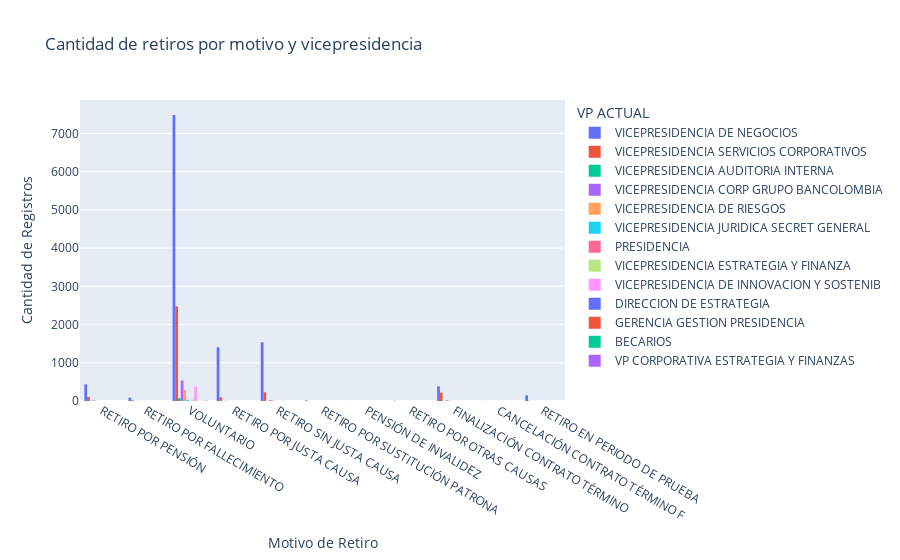

The notebook cell this image was saved under:
### Code cell
#otro tipo de grafico para evidenciar la cantidad de retiros por motivo y vicepresidencia
fig = px.histogram(retiros, x='MOTIVO_RETIRO', color='VP ACTUAL', title='Cantidad de retiros por motivo y vicepresidencia')
fig.update_layout(barmode='group', xaxis_title='Motivo de Retiro', yaxis_title='Cantidad de Registros')
fig.show()

### Figure 1 — Plotly figure (JSON) as saved in the notebook; plotly's stock layout.template omitted (floating-point values rounded to 4 significant figures; data arrays with more than 128 entries replaced by an {"elided": "..."} marker saying what was removed)
{"data": [{"bingroup": "x", "hovertemplate": "VP ACTUAL=VICEPRESIDENCIA DE NEGOCIOS<br>MOTIVO_RETIRO=%{x}<br>count=%{y}<extra></extra>", "legendgroup": "VICEPRESIDENCIA DE NEGOCIOS", "marker": {"color": "#636efa", "pattern": {"shape": ""}}, "name": "VICEPRESIDENCIA DE NEGOCIOS", "orientation": "v", "showlegend": true, "type": "histogram", "x": {"elided": "11507 str values"}, "xaxis": "x", "yaxis": "y"}, {"bingroup": "x", "hovertemplate": "VP ACTUAL=VICEPRESIDENCIA SERVICIOS CORPORATIVOS<br>MOTIVO_RETIRO=%{x}<br>count=%{y}<extra></extra>", "legendgroup": "VICEPRESIDENCIA SERVICIOS CORPORATIVOS", "marker": {"color": "#EF553B", "pattern": {"shape": ""}}, "name": "VICEPRESIDENCIA SERVICIOS CORPORATIVOS", "orientation": "v", "showlegend": true, "type": "histogram", "x": {"elided": "3155 str values"}, "xaxis": "x", "yaxis": "y"}, {"bingroup": "x", "hovertemplate": "VP ACTUAL=VICEPRESIDENCIA AUDITORIA INTERNA<br>MOTIVO_RETIRO=%{x}<br>count=%{y}<extra></extra>", "legendgroup": "VICEPRESIDENCIA AUDITORIA INTERNA", "marker": {"color": "#00cc96", "pattern": {"shape": ""}}, "name": "VICEPRESIDENCIA AUDITORIA INTERNA", "orientation": "v", "showlegend": true, "type": "histogram", "x": ["RETIRO POR PENSIÓN", "RETIRO POR PENSIÓN", "VOLUNTARIO", "VOLUNTARIO", "VOLUNTARIO", "VOLUNTARIO", "VOLUNTARIO", "VOLUNTARIO", "VOLUNTARIO", "VOLUNTARIO", "VOLUNTARIO", "VOLUNTARIO", "VOLUNTARIO", "VOLUNTARIO", "VOLUNTARIO", "VOLUNTARIO", "RETIRO POR PENSIÓN", "VOLUNTARIO", "VOLUNTARIO", "VOLUNTARIO", "VOLUNTARIO", "VOLUNTARIO", "VOLUNTARIO", "VOLUNTARIO", "VOLUNTARIO", "VOLUNTARIO", "VOLUNTARIO", "VOLUNTARIO", "VOLUNTARIO", "VOLUNTARIO", "VOLUNTARIO", "VOLUNTARIO", "VOLUNTARIO", "RETIRO POR PENSIÓN", "VOLUNTARIO", "RETIRO POR PENSIÓN", "VOLUNTARIO", "VOLUNTARIO", "VOLUNTARIO", "VOLUNTARIO", "VOLUNTARIO", "VOLUNTARIO", "VOLUNTARIO", "VOLUNTARIO", "VOLUNTARIO", "VOLUNTARIO", "VOLUNTARIO", "VOLUNTARIO", "VOLUNTARIO", "VOLUNTARIO", "VOLUNTARIO", "VOLUNTARIO", "VOLUNTARIO", "VOLUNTARIO", "VOLUNTARIO", "VOLUNTARIO", "VOLUNTARIO", "VOLUNTARIO", "VOLUNTARIO", "VOLUNTARIO", "VOLUNTARIO", "VOLUNTARIO", "RETIRO POR PENSIÓN", "VOLUNTARIO", "VOLUNTARIO", "VOLUNTARIO", "VOLUNTARIO", "VOLUNTARIO", "VOLUNTARIO", "VOLUNTARIO", "VOLUNTARIO", "VOLUNTARIO", "VOLUNTARIO", "VOLUNTARIO", "VOLUNTARIO", "VOLUNTARIO", "VOLUNTARIO", "VOLUNTARIO", "RETIRO SIN JUSTA CAUSA", "VOLUNTARIO"], "xaxis": "x", "yaxis": "y"}, {"bingroup": "x", "hovertemplate": "VP ACTUAL=VICEPRESIDENCIA CORP GRUPO BANCOLOMBIA<br>MOTIVO_RETIRO=%{x}<br>count=%{y}<extra></extra>", "legendgroup": "VICEPRESIDENCIA CORP GRUPO BANCOLOMBIA", "marker": {"color": "#ab63fa", "pattern": {"shape": ""}}, "name": "VICEPRESIDENCIA CORP GRUPO BANCOLOMBIA", "orientation": "v", "showlegend": true, "type": "histogram", "x": {"elided": "608 str values"}, "xaxis": "x", "yaxis": "y"}, {"bingroup": "x", "hovertemplate": "VP ACTUAL=VICEPRESIDENCIA DE RIESGOS<br>MOTIVO_RETIRO=%{x}<br>count=%{y}<extra></extra>", "legendgroup": "VICEPRESIDENCIA DE RIESGOS", "marker": {"color": "#FFA15A", "pattern": {"shape": ""}}, "name": "VICEPRESIDENCIA DE RIESGOS", "orientation": "v", "showlegend": true, "type": "histogram", "x": {"elided": "321 str values"}, "xaxis": "x", "yaxis": "y"}, {"bingroup": "x", "hovertemplate": "VP ACTUAL=VICEPRESIDENCIA JURIDICA SECRET GENERAL<br>MOTIVO_RETIRO=%{x}<br>count=%{y}<extra></extra>", "legendgroup": "VICEPRESIDENCIA JURIDICA SECRET GENERAL", "marker": {"color": "#19d3f3", "pattern": {"shape": ""}}, "name": "VICEPRESIDENCIA JURIDICA SECRET GENERAL", "orientation": "v", "showlegend": true, "type": "histogram", "x": ["RETIRO POR PENSIÓN", "RETIRO POR PENSIÓN", "VOLUNTARIO", "VOLUNTARIO", "VOLUNTARIO", "VOLUNTARIO", "VOLUNTARIO", "VOLUNTARIO", "VOLUNTARIO", "VOLUNTARIO", "VOLUNTARIO", "VOLUNTARIO", "VOLUNTARIO", "VOLUNTARIO", "VOLUNTARIO", "VOLUNTARIO", "VOLUNTARIO", "VOLUNTARIO", "VOLUNTARIO", "VOLUNTARIO", "VOLUNTARIO", "VOLUNTARIO", "VOLUNTARIO", "VOLUNTARIO", "VOLUNTARIO", "VOLUNTARIO", "VOLUNTARIO", "VOLUNTARIO", "VOLUNTARIO", "VOLUNTARIO", "VOLUNTARIO", "VOLUNTARIO", "FINALIZACIÓN CONTRATO TÉRMINO"], "xaxis": "x", "yaxis": "y"}, {"bingroup": "x", "hovertemplate": "VP ACTUAL=PRESIDENCIA<br>MOTIVO_RETIRO=%{x}<br>count=%{y}<extra></extra>", "legendgroup": "PRESIDENCIA", "marker": {"color": "#FF6692", "pattern": {"shape": ""}}, "name": "PRESIDENCIA", "orientation": "v", "showlegend": true, "type": "histogram", "x": ["VOLUNTARIO", "VOLUNTARIO", "VOLUNTARIO", "VOLUNTARIO", "VOLUNTARIO"], "xaxis": "x", "yaxis": "y"}, {"bingroup": "x", "hovertemplate": "VP ACTUAL=VICEPRESIDENCIA ESTRATEGIA Y FINANZA<br>MOTIVO_RETIRO=%{x}<br>count=%{y}<extra></extra>", "legendgroup": "VICEPRESIDENCIA ESTRATEGIA Y FINANZA", "marker": {"color": "#B6E880", "pattern": {"shape": ""}}, "name": "VICEPRESIDENCIA ESTRATEGIA Y FINANZA", "orientation": "v", "showlegend": true, "type": "histogram", "x": ["VOLUNTARIO", "VOLUNTARIO", "VOLUNTARIO", "VOLUNTARIO", "VOLUNTARIO", "VOLUNTARIO", "RETIRO SIN JUSTA CAUSA", "VOLUNTARIO", "VOLUNTARIO", "VOLUNTARIO", "VOLUNTARIO", "VOLUNTARIO", "VOLUNTARIO", "RETIRO POR JUSTA CAUSA", "VOLUNTARIO", "VOLUNTARIO", "VOLUNTARIO", "VOLUNTARIO", "VOLUNTARIO", "RETIRO SIN JUSTA CAUSA", "VOLUNTARIO", "VOLUNTARIO", "VOLUNTARIO", "VOLUNTARIO", "VOLUNTARIO", "VOLUNTARIO", "RETIRO POR SUSTITUCIÓN PATRONA", "VOLUNTARIO", "RETIRO POR SUSTITUCIÓN PATRONA", "VOLUNTARIO", "RETIRO POR SUSTITUCIÓN PATRONA", "RETIRO POR SUSTITUCIÓN PATRONA", "VOLUNTARIO", "VOLUNTARIO", "VOLUNTARIO", "VOLUNTARIO", "RETIRO POR FALLECIMIENTO", "VOLUNTARIO", "VOLUNTARIO", "VOLUNTARIO", "VOLUNTARIO", "RETIRO SIN JUSTA CAUSA", "VOLUNTARIO", "VOLUNTARIO", "VOLUNTARIO"], "xaxis": "x", "yaxis": "y"}, {"bingroup": "x", "hovertemplate": "VP ACTUAL=VICEPRESIDENCIA DE INNOVACION Y SOSTENIB<br>MOTIVO_RETIRO=%{x}<br>count=%{y}<extra></extra>", "legendgroup": "VICEPRESIDENCIA DE INNOVACION Y SOSTENIB", "marker": {"color": "#FF97FF", "pattern": {"shape": ""}}, "name": "VICEPRESIDENCIA DE INNOVACION Y SOSTENIB", "orientation": "v", "showlegend": true, "type": "histogram", "x": {"elided": "387 str values"}, "xaxis": "x", "yaxis": "y"}, {"bingroup": "x", "hovertemplate": "VP ACTUAL=DIRECCION DE ESTRATEGIA<br>MOTIVO_RETIRO=%{x}<br>count=%{y}<extra></extra>", "legendgroup": "DIRECCION DE ESTRATEGIA", "marker": {"color": "#636efa", "pattern": {"shape": ""}}, "name": "DIRECCION DE ESTRATEGIA", "orientation": "v", "showlegend": true, "type": "histogram", "x": ["VOLUNTARIO", "VOLUNTARIO", "VOLUNTARIO"], "xaxis": "x", "yaxis": "y"}, {"bingroup": "x", "hovertemplate": "VP ACTUAL=GERENCIA GESTION PRESIDENCIA<br>MOTIVO_RETIRO=%{x}<br>count=%{y}<extra></extra>", "legendgroup": "GERENCIA GESTION PRESIDENCIA", "marker": {"color": "#EF553B", "pattern": {"shape": ""}}, "name": "GERENCIA GESTION PRESIDENCIA", "orientation": "v", "showlegend": true, "type": "histogram", "x": ["VOLUNTARIO", "VOLUNTARIO"], "xaxis": "x", "yaxis": "y"}, {"bingroup": "x", "hovertemplate": "VP ACTUAL=BECARIOS<br>MOTIVO_RETIRO=%{x}<br>count=%{y}<extra></extra>", "legendgroup": "BECARIOS", "marker": {"color": "#00cc96", "pattern": {"shape": ""}}, "name": "BECARIOS", "orientation": "v", "showlegend": true, "type": "histogram", "x": ["VOLUNTARIO", "VOLUNTARIO", "VOLUNTARIO", "VOLUNTARIO", "VOLUNTARIO", "VOLUNTARIO"], "xaxis": "x", "yaxis": "y"}, {"bingroup": "x", "hovertemplate": "VP ACTUAL=VP CORPORATIVA ESTRATEGIA Y FINANZAS<br>MOTIVO_RETIRO=%{x}<br>count=%{y}<extra></extra>", "legendgroup": "VP CORPORATIVA ESTRATEGIA Y FINANZAS", "marker": {"color": "#ab63fa", "pattern": {"shape": ""}}, "name": "VP CORPORATIVA ESTRATEGIA Y FINANZAS", "orientation": "v", "showlegend": true, "type": "histogram", "x": ["VOLUNTARIO", "VOLUNTARIO", "VOLUNTARIO", "VOLUNTARIO", "VOLUNTARIO", "VOLUNTARIO", "VOLUNTARIO", "VOLUNTARIO", "VOLUNTARIO", "VOLUNTARIO"], "xaxis": "x", "yaxis": "y"}], "layout": {"barmode": "group", "legend": {"title": {"text": "VP ACTUAL"}, "tracegroupgap": 0}, "title": {"text": "Cantidad de retiros por motivo y vicepresidencia"}, "xaxis": {"anchor": "y", "domain": [0, 1], "title": {"text": "Motivo de Retiro"}}, "yaxis": {"anchor": "x", "domain": [0, 1], "title": {"text": "Cantidad de Registros"}}}}
